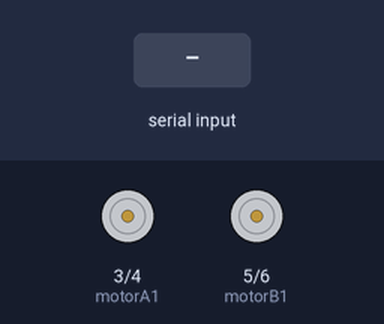
Simulated run of this sketch. Board: Arduino Uno, built with avr-gcc and run on an emulated ATmega328P. On the bench: motor-driver pin pairs drawn as motors (green arrow = first pin HIGH = forward, orange = second pin HIGH = backward, longer = more drive). Inputs (shaded band) come from the test bench. What the sketch prints to the serial monitor is not drawn.

Above: at 1.2 s.
1.3 s: "F" received over the second serial link
At 1.7 s:
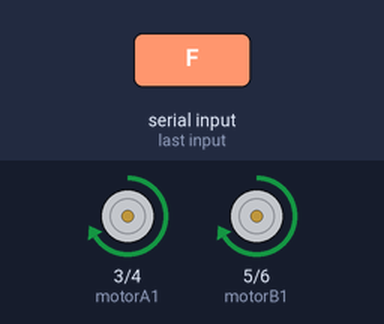
2.8 s: "B" received over the second serial link
At 4.0 s:
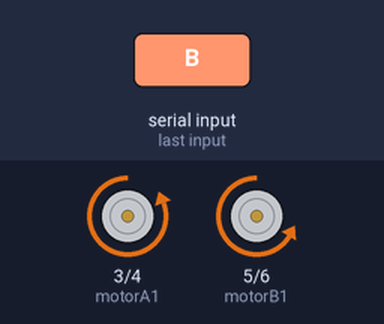
4.3 s: "L" received over the second serial link
At 5.2 s:
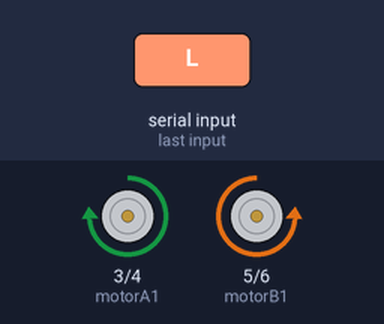
5.8 s: "R" received over the second serial link
At 6.3 s:
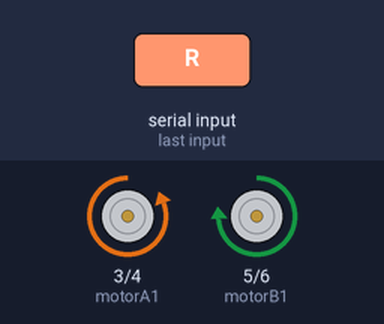
Timing chart, 0 to 8.3 s (numbered marks = the images above; inputs shaded):
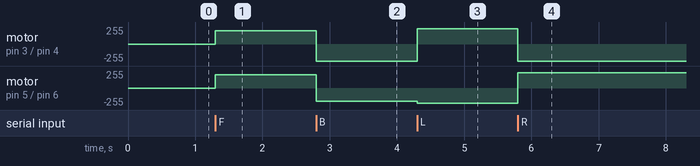

The sketch:

Bluetooth_Car.ino
```cpp
#include <SoftwareSerial.h>

// Motor Pinleri (L9110)
const int motorA1 = 3;
const int motorA2 = 4;
const int motorB1 = 5;
const int motorB2 = 6;

// Bluetooth Pinleri (TX->10, RX->11)
SoftwareSerial bluetooth(10, 11);

const int arabaHizi = 200;

void setup() {
  pinMode(motorA1, OUTPUT);
  pinMode(motorA2, OUTPUT);
  pinMode(motorB1, OUTPUT);
  pinMode(motorB2, OUTPUT);

  bluetooth.begin(9600);
  Serial.begin(9600);
  Serial.println("Yonler takas edildi! Hahovvv hazır!");
}

void loop() {
  if (bluetooth.available()) {
    char gelenVeri = bluetooth.read();

    if (gelenVeri == 'F') ileri();
    else if (gelenVeri == 'B') geri();
    else if (gelenVeri == 'L') sola(); // L gelince sola() fonksiyonuna git
    else if (gelenVeri == 'R') saga(); // R gelince saga() fonksiyonuna git
    else if (gelenVeri == 'S') dur();
  }
}

// --- HAREKET FONKSİYONLARI (SAĞ-SOL TAKAS EDİLDİ) ---

void ileri() {
  analogWrite(motorA1, arabaHizi); digitalWrite(motorA2, LOW);
  analogWrite(motorB1, arabaHizi); digitalWrite(motorB2, LOW);
}

void geri() {
  digitalWrite(motorA1, LOW); analogWrite(motorA2, arabaHizi);
  digitalWrite(motorB1, LOW); analogWrite(motorB2, arabaHizi);
}

void saga() {
  // Burayı SOLA dönüş yapacak şekilde güncelledim
  digitalWrite(motorA1, LOW); analogWrite(motorA2, 230);
  analogWrite(motorB1, 230); digitalWrite(motorB2, LOW);
}

void sola() {
  // Burayı SAĞA dönüş yapacak şekilde güncelledim
  analogWrite(motorA1, 230); digitalWrite(motorA2, LOW);
  digitalWrite(motorB1, LOW); analogWrite(motorB2, 230);
}

void dur() {
  digitalWrite(motorA1, LOW); digitalWrite(motorA2, LOW);
  digitalWrite(motorB1, LOW); digitalWrite(motorB2, LOW);
}
```

Measured:
- after the input at 1.3 s, motor on pin 3 (motorA1) / pin 4 (motorA2), motor on pin 5 (motorB1) / pin 6 (motorB2): stopped → forward 200/255 at once
- after the input at 2.8 s, motor on pin 3 (motorA1) / pin 4 (motorA2): forward 200/255 → backward 255/255 at once; motor on pin 5 (motorB1) / pin 6 (motorB2): forward 200/255 → backward 200/255 at once
- after the input at 4.3 s, motor on pin 3 (motorA1) / pin 4 (motorA2): backward 255/255 → forward 230/255 at once; motor on pin 5 (motorB1) / pin 6 (motorB2): backward 200/255 → backward 230/255 at once
- after the input at 5.8 s, motor on pin 3 (motorA1) / pin 4 (motorA2): forward 230/255 → backward 255/255 at once; motor on pin 5 (motorB1) / pin 6 (motorB2): backward 230/255 → forward 230/255 at once
